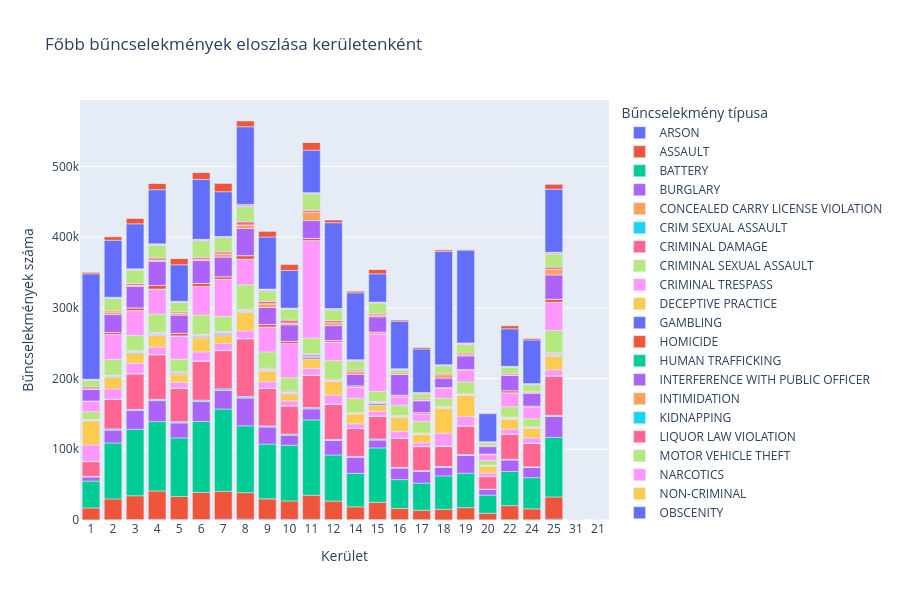

Write notebook code for a chart like this one.
### Code cell
fig = px.bar(district_crimes,
             x='District',
             y='count',
             color='Primary Type',
             title='Főbb bűncselekmények eloszlása kerületenként',
             labels={'District': 'Kerület', 'count': 'Bűncselekmények száma',
                     'Primary Type': 'Bűncselekmény típusa'},
             height=600)
fig.update_layout(xaxis_type='category')
fig.show()
fig.write_image("Images/EDA/crimes_by_district.svg")

### Figure 1 — Plotly figure (JSON) as saved in the notebook; plotly's stock layout.template omitted (floating-point values rounded to 4 significant figures)
{"data": [{"hovertemplate": "Bűncselekmény típusa=ARSON<br>Kerület=%{x}<br>Bűncselekmények száma=%{y}<extra></extra>", "legendgroup": "ARSON", "marker": {"color": "#636efa", "pattern": {"shape": ""}}, "name": "ARSON", "orientation": "v", "showlegend": true, "textposition": "auto", "x": [1.0, 2.0, 3.0, 4.0, 5.0, 6.0, 7.0, 8.0, 9.0, 10.0, 11.0, 12.0, 14.0, 15.0, 16.0, 17.0, 18.0, 19.0, 20.0, 22.0, 24.0, 25.0, 31.0], "xaxis": "x", "y": [154, 365, 604, 921, 809, 756, 1106, 1313, 1105, 902, 927, 609, 609, 688, 456, 458, 147, 331, 149, 395, 299, 1291, 2], "yaxis": "y", "type": "bar"}, {"hovertemplate": "Bűncselekmény típusa=ASSAULT<br>Kerület=%{x}<br>Bűncselekmények száma=%{y}<extra></extra>", "legendgroup": "ASSAULT", "marker": {"color": "#EF553B", "pattern": {"shape": ""}}, "name": "ASSAULT", "orientation": "v", "showlegend": true, "textposition": "auto", "x": [1.0, 2.0, 3.0, 4.0, 5.0, 6.0, 7.0, 8.0, 9.0, 10.0, 11.0, 12.0, 14.0, 15.0, 16.0, 17.0, 18.0, 19.0, 20.0, 22.0, 24.0, 25.0, 31.0], "xaxis": "x", "y": [16988, 29486, 33688, 40148, 32493, 38207, 39489, 37342, 28780, 26092, 34159, 26131, 18011, 24305, 15979, 13397, 15063, 17166, 9471, 19907, 15493, 31304, 20], "yaxis": "y", "type": "bar"}, {"hovertemplate": "Bűncselekmény típusa=BATTERY<br>Kerület=%{x}<br>Bűncselekmények száma=%{y}<extra></extra>", "legendgroup": "BATTERY", "marker": {"color": "#00cc96", "pattern": {"shape": ""}}, "name": "BATTERY", "orientation": "v", "showlegend": true, "textposition": "auto", "x": [1.0, 2.0, 3.0, 4.0, 5.0, 6.0, 7.0, 8.0, 9.0, 10.0, 11.0, 12.0, 14.0, 15.0, 16.0, 17.0, 18.0, 19.0, 20.0, 21.0, 22.0, 24.0, 25.0, 31.0], "xaxis": "x", "y": [37898, 79106, 93981, 98108, 82791, 100410, 116355, 94513, 77429, 78837, 106522, 65189, 47426, 76922, 40719, 38352, 47064, 48592, 25501, 2, 48328, 44064, 84344, 32], "yaxis": "y", "type": "bar"}, {"hovertemplate": "Bűncselekmény típusa=BURGLARY<br>Kerület=%{x}<br>Bűncselekmények száma=%{y}<extra></extra>", "legendgroup": "BURGLARY", "marker": {"color": "#ab63fa", "pattern": {"shape": ""}}, "name": "BURGLARY", "orientation": "v", "showlegend": true, "textposition": "auto", "x": [1.0, 2.0, 3.0, 4.0, 5.0, 6.0, 7.0, 8.0, 9.0, 10.0, 11.0, 12.0, 14.0, 15.0, 16.0, 17.0, 18.0, 19.0, 20.0, 22.0, 24.0, 25.0, 31.0], "xaxis": "x", "y": [5972, 18439, 26623, 29651, 21376, 28206, 26517, 39449, 24419, 14347, 15717, 20735, 22890, 11389, 16390, 16826, 12425, 25117, 8016, 16441, 14439, 29367, 3], "yaxis": "y", "type": "bar"}, {"hovertemplate": "Bűncselekmény típusa=CONCEALED CARRY LICENSE VIOLATION<br>Kerület=%{x}<br>Bűncselekmények száma=%{y}<extra></extra>", "legendgroup": "CONCEALED CARRY LICENSE VIOLATION", "marker": {"color": "#FFA15A", "pattern": {"shape": ""}}, "name": "CONCEALED CARRY LICENSE VIOLATION", "orientation": "v", "showlegend": true, "textposition": "auto", "x": [1.0, 2.0, 3.0, 4.0, 5.0, 6.0, 7.0, 8.0, 9.0, 10.0, 11.0, 12.0, 14.0, 15.0, 16.0, 17.0, 18.0, 19.0, 20.0, 22.0, 24.0, 25.0, 31.0], "xaxis": "x", "y": [62, 27, 44, 53, 60, 93, 132, 262, 44, 104, 65, 74, 25, 15, 359, 14, 43, 44, 5, 32, 10, 65, 1], "yaxis": "y", "type": "bar"}, {"hovertemplate": "Bűncselekmény típusa=CRIM SEXUAL ASSAULT<br>Kerület=%{x}<br>Bűncselekmények száma=%{y}<extra></extra>", "legendgroup": "CRIM SEXUAL ASSAULT", "marker": {"color": "#19d3f3", "pattern": {"shape": ""}}, "name": "CRIM SEXUAL ASSAULT", "orientation": "v", "showlegend": true, "textposition": "auto", "x": [1.0, 2.0, 3.0, 4.0, 5.0, 6.0, 7.0, 8.0, 9.0, 10.0, 11.0, 12.0, 14.0, 15.0, 16.0, 17.0, 18.0, 19.0, 20.0, 22.0, 24.0, 25.0, 31.0], "xaxis": "x", "y": [633, 1419, 1626, 1746, 1442, 1783, 1963, 1747, 1291, 1241, 1598, 1136, 965, 1270, 598, 777, 993, 1254, 528, 843, 840, 1594, 2], "yaxis": "y", "type": "bar"}, {"hovertemplate": "Bűncselekmény típusa=CRIMINAL DAMAGE<br>Kerület=%{x}<br>Bűncselekmények száma=%{y}<extra></extra>", "legendgroup": "CRIMINAL DAMAGE", "marker": {"color": "#FF6692", "pattern": {"shape": ""}}, "name": "CRIMINAL DAMAGE", "orientation": "v", "showlegend": true, "textposition": "auto", "x": [1.0, 2.0, 3.0, 4.0, 5.0, 6.0, 7.0, 8.0, 9.0, 10.0, 11.0, 12.0, 14.0, 15.0, 16.0, 17.0, 18.0, 19.0, 20.0, 22.0, 24.0, 25.0, 31.0], "xaxis": "x", "y": [20763, 41458, 49992, 62863, 47190, 55031, 53906, 81535, 53149, 39579, 45296, 49545, 39412, 32010, 40983, 33879, 28065, 40126, 17571, 35445, 33091, 55418, 35], "yaxis": "y", "type": "bar"}, {"hovertemplate": "Bűncselekmény típusa=CRIMINAL SEXUAL ASSAULT<br>Kerület=%{x}<br>Bűncselekmények száma=%{y}<extra></extra>", "legendgroup": "CRIMINAL SEXUAL ASSAULT", "marker": {"color": "#B6E880", "pattern": {"shape": ""}}, "name": "CRIMINAL SEXUAL ASSAULT", "orientation": "v", "showlegend": true, "textposition": "auto", "x": [1.0, 2.0, 3.0, 4.0, 5.0, 6.0, 7.0, 8.0, 9.0, 10.0, 11.0, 12.0, 14.0, 15.0, 16.0, 17.0, 18.0, 19.0, 20.0, 22.0, 24.0, 25.0], "xaxis": "x", "y": [512, 526, 554, 600, 412, 584, 550, 667, 457, 547, 677, 602, 327, 500, 316, 318, 965, 692, 336, 295, 406, 537], "yaxis": "y", "type": "bar"}, {"hovertemplate": "Bűncselekmény típusa=CRIMINAL TRESPASS<br>Kerület=%{x}<br>Bűncselekmények száma=%{y}<extra></extra>", "legendgroup": "CRIMINAL TRESPASS", "marker": {"color": "#FF97FF", "pattern": {"shape": ""}}, "name": "CRIMINAL TRESPASS", "orientation": "v", "showlegend": true, "textposition": "auto", "x": [1.0, 2.0, 3.0, 4.0, 5.0, 6.0, 7.0, 8.0, 9.0, 10.0, 11.0, 12.0, 14.0, 15.0, 16.0, 17.0, 18.0, 19.0, 20.0, 22.0, 24.0, 25.0, 31.0], "xaxis": "x", "y": [23104, 14586, 14436, 10271, 8105, 12628, 9590, 10629, 8965, 6837, 9388, 12533, 6304, 6487, 9173, 5139, 17948, 12862, 4867, 6626, 7398, 8424, 10], "yaxis": "y", "type": "bar"}, {"hovertemplate": "Bűncselekmény típusa=DECEPTIVE PRACTICE<br>Kerület=%{x}<br>Bűncselekmények száma=%{y}<extra></extra>", "legendgroup": "DECEPTIVE PRACTICE", "marker": {"color": "#FECB52", "pattern": {"shape": ""}}, "name": "DECEPTIVE PRACTICE", "orientation": "v", "showlegend": true, "textposition": "auto", "x": [1.0, 2.0, 3.0, 4.0, 5.0, 6.0, 7.0, 8.0, 9.0, 10.0, 11.0, 12.0, 14.0, 15.0, 16.0, 17.0, 18.0, 19.0, 20.0, 22.0, 24.0, 25.0, 31.0], "xaxis": "x", "y": [34261, 16325, 13900, 16708, 10774, 19875, 11448, 26178, 14849, 9385, 13522, 19326, 14200, 8917, 20902, 12033, 35879, 30772, 9988, 14509, 13799, 19465, 33], "yaxis": "y", "type": "bar"}, {"hovertemplate": "Bűncselekmény típusa=GAMBLING<br>Kerület=%{x}<br>Bűncselekmények száma=%{y}<extra></extra>", "legendgroup": "GAMBLING", "marker": {"color": "#636efa", "pattern": {"shape": ""}}, "name": "GAMBLING", "orientation": "v", "showlegend": true, "textposition": "auto", "x": [1.0, 2.0, 3.0, 4.0, 5.0, 6.0, 7.0, 8.0, 9.0, 10.0, 11.0, 12.0, 14.0, 15.0, 16.0, 17.0, 18.0, 19.0, 20.0, 22.0, 24.0, 25.0], "xaxis": "x", "y": [108, 819, 1076, 608, 607, 882, 1592, 733, 639, 932, 2091, 397, 124, 2080, 138, 192, 125, 157, 124, 347, 308, 584], "yaxis": "y", "type": "bar"}, {"hovertemplate": "Bűncselekmény típusa=HOMICIDE<br>Kerület=%{x}<br>Bűncselekmények száma=%{y}<extra></extra>", "legendgroup": "HOMICIDE", "marker": {"color": "#EF553B", "pattern": {"shape": ""}}, "name": "HOMICIDE", "orientation": "v", "showlegend": true, "textposition": "auto", "x": [1.0, 2.0, 3.0, 4.0, 5.0, 6.0, 7.0, 8.0, 9.0, 10.0, 11.0, 12.0, 14.0, 15.0, 16.0, 17.0, 18.0, 19.0, 20.0, 22.0, 24.0, 25.0], "xaxis": "x", "y": [170, 600, 946, 964, 921, 1141, 1229, 830, 879, 964, 1482, 549, 300, 867, 119, 202, 168, 177, 91, 466, 229, 655], "yaxis": "y", "type": "bar"}, {"hovertemplate": "Bűncselekmény típusa=HUMAN TRAFFICKING<br>Kerület=%{x}<br>Bűncselekmények száma=%{y}<extra></extra>", "legendgroup": "HUMAN TRAFFICKING", "marker": {"color": "#00cc96", "pattern": {"shape": ""}}, "name": "HUMAN TRAFFICKING", "orientation": "v", "showlegend": true, "textposition": "auto", "x": [1.0, 2.0, 3.0, 4.0, 5.0, 6.0, 7.0, 8.0, 9.0, 10.0, 11.0, 12.0, 14.0, 15.0, 16.0, 17.0, 18.0, 19.0, 22.0, 24.0, 25.0], "xaxis": "x", "y": [5, 9, 8, 6, 7, 12, 10, 3, 7, 8, 11, 9, 1, 10, 6, 5, 5, 1, 5, 1, 8], "yaxis": "y", "type": "bar"}, {"hovertemplate": "Bűncselekmény típusa=INTERFERENCE WITH PUBLIC OFFICER<br>Kerület=%{x}<br>Bűncselekmények száma=%{y}<extra></extra>", "legendgroup": "INTERFERENCE WITH PUBLIC OFFICER", "marker": {"color": "#ab63fa", "pattern": {"shape": ""}}, "name": "INTERFERENCE WITH PUBLIC OFFICER", "orientation": "v", "showlegend": true, "textposition": "auto", "x": [1.0, 2.0, 3.0, 4.0, 5.0, 6.0, 7.0, 8.0, 9.0, 10.0, 11.0, 12.0, 14.0, 15.0, 16.0, 17.0, 18.0, 19.0, 20.0, 22.0, 24.0, 25.0], "xaxis": "x", "y": [671, 693, 1103, 1192, 1345, 1558, 1785, 978, 1035, 899, 2161, 581, 435, 1173, 353, 325, 653, 446, 194, 650, 534, 1412], "yaxis": "y", "type": "bar"}, {"hovertemplate": "Bűncselekmény típusa=INTIMIDATION<br>Kerület=%{x}<br>Bűncselekmények száma=%{y}<extra></extra>", "legendgroup": "INTIMIDATION", "marker": {"color": "#FFA15A", "pattern": {"shape": ""}}, "name": "INTIMIDATION", "orientation": "v", "showlegend": true, "textposition": "auto", "x": [1.0, 2.0, 3.0, 4.0, 5.0, 6.0, 7.0, 8.0, 9.0, 10.0, 11.0, 12.0, 14.0, 15.0, 16.0, 17.0, 18.0, 19.0, 20.0, 22.0, 24.0, 25.0], "xaxis": "x", "y": [275, 222, 248, 322, 257, 250, 215, 330, 323, 296, 208, 278, 173, 151, 198, 174, 189, 228, 94, 183, 177, 297], "yaxis": "y", "type": "bar"}, {"hovertemplate": "Bűncselekmény típusa=KIDNAPPING<br>Kerület=%{x}<br>Bűncselekmények száma=%{y}<extra></extra>", "legendgroup": "KIDNAPPING", "marker": {"color": "#19d3f3", "pattern": {"shape": ""}}, "name": "KIDNAPPING", "orientation": "v", "showlegend": true, "textposition": "auto", "x": [1.0, 2.0, 3.0, 4.0, 5.0, 6.0, 7.0, 8.0, 9.0, 10.0, 11.0, 12.0, 14.0, 15.0, 16.0, 17.0, 18.0, 19.0, 20.0, 22.0, 24.0, 25.0, 31.0], "xaxis": "x", "y": [109, 293, 405, 614, 445, 522, 412, 633, 373, 253, 344, 193, 232, 265, 390, 242, 149, 188, 113, 554, 224, 534, 1], "yaxis": "y", "type": "bar"}, {"hovertemplate": "Bűncselekmény típusa=LIQUOR LAW VIOLATION<br>Kerület=%{x}<br>Bűncselekmények száma=%{y}<extra></extra>", "legendgroup": "LIQUOR LAW VIOLATION", "marker": {"color": "#FF6692", "pattern": {"shape": ""}}, "name": "LIQUOR LAW VIOLATION", "orientation": "v", "showlegend": true, "textposition": "auto", "x": [1.0, 2.0, 3.0, 4.0, 5.0, 6.0, 7.0, 8.0, 9.0, 10.0, 11.0, 12.0, 14.0, 15.0, 16.0, 17.0, 18.0, 19.0, 20.0, 22.0, 24.0, 25.0], "xaxis": "x", "y": [441, 305, 319, 698, 254, 433, 417, 847, 997, 1156, 487, 1175, 1014, 485, 750, 777, 1043, 1166, 483, 377, 675, 1078], "yaxis": "y", "type": "bar"}, {"hovertemplate": "Bűncselekmény típusa=MOTOR VEHICLE THEFT<br>Kerület=%{x}<br>Bűncselekmények száma=%{y}<extra></extra>", "legendgroup": "MOTOR VEHICLE THEFT", "marker": {"color": "#B6E880", "pattern": {"shape": ""}}, "name": "MOTOR VEHICLE THEFT", "orientation": "v", "showlegend": true, "textposition": "auto", "x": [1.0, 2.0, 3.0, 4.0, 5.0, 6.0, 7.0, 8.0, 9.0, 10.0, 11.0, 12.0, 14.0, 15.0, 16.0, 17.0, 18.0, 19.0, 20.0, 22.0, 24.0, 25.0, 31.0], "xaxis": "x", "y": [11007, 22489, 21493, 25795, 18308, 27503, 21262, 34566, 22907, 18743, 22787, 26682, 19676, 14324, 14313, 16225, 11237, 16107, 6549, 14872, 11197, 31627, 7], "yaxis": "y", "type": "bar"}, {"hovertemplate": "Bűncselekmény típusa=NARCOTICS<br>Kerület=%{x}<br>Bűncselekmények száma=%{y}<extra></extra>", "legendgroup": "NARCOTICS", "marker": {"color": "#FF97FF", "pattern": {"shape": ""}}, "name": "NARCOTICS", "orientation": "v", "showlegend": true, "textposition": "auto", "x": [1.0, 2.0, 3.0, 4.0, 5.0, 6.0, 7.0, 8.0, 9.0, 10.0, 11.0, 12.0, 14.0, 15.0, 16.0, 17.0, 18.0, 19.0, 20.0, 21.0, 22.0, 24.0, 25.0, 31.0], "xaxis": "x", "y": [14393, 35269, 35069, 35246, 32705, 40410, 52516, 36135, 35280, 48365, 137670, 25950, 15766, 81514, 12286, 10830, 14031, 16061, 8406, 1, 19603, 16026, 39765, 44], "yaxis": "y", "type": "bar"}, {"hovertemplate": "Bűncselekmény típusa=NON-CRIMINAL<br>Kerület=%{x}<br>Bűncselekmények száma=%{y}<extra></extra>", "legendgroup": "NON-CRIMINAL", "marker": {"color": "#FECB52", "pattern": {"shape": ""}}, "name": "NON-CRIMINAL", "orientation": "v", "showlegend": true, "textposition": "auto", "x": [1.0, 3.0, 4.0, 5.0, 8.0, 10.0, 12.0, 15.0, 16.0, 18.0, 22.0, 24.0, 25.0], "xaxis": "x", "y": [2, 1, 2, 3, 3, 2, 2, 1, 1, 3, 3, 1, 2], "yaxis": "y", "type": "bar"}, {"hovertemplate": "Bűncselekmény típusa=OBSCENITY<br>Kerület=%{x}<br>Bűncselekmények száma=%{y}<extra></extra>", "legendgroup": "OBSCENITY", "marker": {"color": "#636efa", "pattern": {"shape": ""}}, "name": "OBSCENITY", "orientation": "v", "showlegend": true, "textposition": "auto", "x": [1.0, 2.0, 3.0, 4.0, 5.0, 6.0, 7.0, 8.0, 9.0, 10.0, 11.0, 12.0, 14.0, 15.0, 16.0, 17.0, 18.0, 19.0, 20.0, 22.0, 24.0, 25.0], "xaxis": "x", "y": [37, 52, 37, 42, 24, 32, 26, 111, 65, 39, 38, 53, 35, 24, 63, 34, 27, 61, 18, 36, 45, 51], "yaxis": "y", "type": "bar"}, {"hovertemplate": "Bűncselekmény típusa=OFFENSE INVOLVING CHILDREN<br>Kerület=%{x}<br>Bűncselekmények száma=%{y}<extra></extra>", "legendgroup": "OFFENSE INVOLVING CHILDREN", "marker": {"color": "#EF553B", "pattern": {"shape": ""}}, "name": "OFFENSE INVOLVING CHILDREN", "orientation": "v", "showlegend": true, "textposition": "auto", "x": [1.0, 2.0, 3.0, 4.0, 5.0, 6.0, 7.0, 8.0, 9.0, 10.0, 11.0, 12.0, 14.0, 15.0, 16.0, 17.0, 18.0, 19.0, 20.0, 22.0, 24.0, 25.0, 31.0], "xaxis": "x", "y": [732, 2651, 3812, 5034, 3598, 4195, 3525, 5060, 3494, 3029, 3142, 2116, 1840, 2408, 2016, 1794, 885, 1218, 717, 2917, 1786, 4376, 14], "yaxis": "y", "type": "bar"}, {"hovertemplate": "Bűncselekmény típusa=OTHER NARCOTIC VIOLATION<br>Kerület=%{x}<br>Bűncselekmények száma=%{y}<extra></extra>", "legendgroup": "OTHER NARCOTIC VIOLATION", "marker": {"color": "#00cc96", "pattern": {"shape": ""}}, "name": "OTHER NARCOTIC VIOLATION", "orientation": "v", "showlegend": true, "textposition": "auto", "x": [1.0, 2.0, 3.0, 4.0, 5.0, 6.0, 7.0, 8.0, 9.0, 10.0, 11.0, 12.0, 14.0, 15.0, 16.0, 17.0, 18.0, 19.0, 20.0, 22.0, 24.0, 25.0], "xaxis": "x", "y": [22, 2, 3, 6, 1, 4, 1, 5, 1, 1, 5, 9, 14, 2, 14, 18, 11, 24, 4, 1, 6, 9], "yaxis": "y", "type": "bar"}, {"hovertemplate": "Bűncselekmény típusa=OTHER OFFENSE<br>Kerület=%{x}<br>Bűncselekmények száma=%{y}<extra></extra>", "legendgroup": "OTHER OFFENSE", "marker": {"color": "#ab63fa", "pattern": {"shape": ""}}, "name": "OTHER OFFENSE", "orientation": "v", "showlegend": true, "textposition": "auto", "x": [1.0, 2.0, 3.0, 4.0, 5.0, 6.0, 7.0, 8.0, 9.0, 10.0, 11.0, 12.0, 14.0, 15.0, 16.0, 17.0, 18.0, 19.0, 20.0, 22.0, 24.0, 25.0, 31.0], "xaxis": "x", "y": [16489, 25232, 30311, 34189, 25698, 32278, 27637, 38301, 23981, 23333, 25117, 20960, 16349, 21417, 29152, 16448, 13525, 19129, 10497, 21888, 18093, 34285, 14], "yaxis": "y", "type": "bar"}, {"hovertemplate": "Bűncselekmény típusa=PROSTITUTION<br>Kerület=%{x}<br>Bűncselekmények száma=%{y}<extra></extra>", "legendgroup": "PROSTITUTION", "marker": {"color": "#FFA15A", "pattern": {"shape": ""}}, "name": "PROSTITUTION", "orientation": "v", "showlegend": true, "textposition": "auto", "x": [1.0, 2.0, 3.0, 4.0, 5.0, 6.0, 7.0, 8.0, 9.0, 10.0, 11.0, 12.0, 14.0, 15.0, 16.0, 17.0, 18.0, 19.0, 20.0, 22.0, 24.0, 25.0], "xaxis": "x", "y": [692, 3939, 1497, 1647, 2806, 1706, 4487, 5050, 5210, 2512, 11489, 4037, 4309, 2842, 413, 984, 4945, 1985, 495, 234, 1256, 7869], "yaxis": "y", "type": "bar"}, {"hovertemplate": "Bűncselekmény típusa=PUBLIC INDECENCY<br>Kerület=%{x}<br>Bűncselekmények száma=%{y}<extra></extra>", "legendgroup": "PUBLIC INDECENCY", "marker": {"color": "#19d3f3", "pattern": {"shape": ""}}, "name": "PUBLIC INDECENCY", "orientation": "v", "showlegend": true, "textposition": "auto", "x": [1.0, 2.0, 3.0, 4.0, 5.0, 6.0, 7.0, 8.0, 9.0, 10.0, 11.0, 12.0, 14.0, 15.0, 16.0, 17.0, 18.0, 19.0, 20.0, 22.0, 24.0, 25.0], "xaxis": "x", "y": [28, 10, 6, 4, 7, 11, 8, 12, 14, 9, 7, 4, 10, 5, 5, 3, 27, 20, 3, 6, 8, 8], "yaxis": "y", "type": "bar"}, {"hovertemplate": "Bűncselekmény típusa=PUBLIC PEACE VIOLATION<br>Kerület=%{x}<br>Bűncselekmények száma=%{y}<extra></extra>", "legendgroup": "PUBLIC PEACE VIOLATION", "marker": {"color": "#FF6692", "pattern": {"shape": ""}}, "name": "PUBLIC PEACE VIOLATION", "orientation": "v", "showlegend": true, "textposition": "auto", "x": [1.0, 2.0, 3.0, 4.0, 5.0, 6.0, 7.0, 8.0, 9.0, 10.0, 11.0, 12.0, 14.0, 15.0, 16.0, 17.0, 18.0, 19.0, 20.0, 22.0, 24.0, 25.0, 31.0], "xaxis": "x", "y": [2579, 1652, 2515, 2991, 1976, 2698, 3006, 4528, 3544, 4220, 3012, 3035, 1804, 2155, 1733, 1692, 1943, 2224, 1302, 1680, 1208, 3231, 1], "yaxis": "y", "type": "bar"}, {"hovertemplate": "Bűncselekmény típusa=ROBBERY<br>Kerület=%{x}<br>Bűncselekmények száma=%{y}<extra></extra>", "legendgroup": "ROBBERY", "marker": {"color": "#B6E880", "pattern": {"shape": ""}}, "name": "ROBBERY", "orientation": "v", "showlegend": true, "textposition": "auto", "x": [1.0, 2.0, 3.0, 4.0, 5.0, 6.0, 7.0, 8.0, 9.0, 10.0, 11.0, 12.0, 14.0, 15.0, 16.0, 17.0, 18.0, 19.0, 20.0, 22.0, 24.0, 25.0, 31.0], "xaxis": "x", "y": [9361, 17296, 19159, 18094, 13245, 23728, 19991, 21461, 14974, 15212, 23260, 15032, 12764, 14715, 4345, 7454, 10418, 11948, 4223, 9435, 9648, 18516, 2], "yaxis": "y", "type": "bar"}, {"hovertemplate": "Bűncselekmény típusa=SEX OFFENSE<br>Kerület=%{x}<br>Bűncselekmények száma=%{y}<extra></extra>", "legendgroup": "SEX OFFENSE", "marker": {"color": "#FF97FF", "pattern": {"shape": ""}}, "name": "SEX OFFENSE", "orientation": "v", "showlegend": true, "textposition": "auto", "x": [1.0, 2.0, 3.0, 4.0, 5.0, 6.0, 7.0, 8.0, 9.0, 10.0, 11.0, 12.0, 14.0, 15.0, 16.0, 17.0, 18.0, 19.0, 20.0, 22.0, 24.0, 25.0, 31.0], "xaxis": "x", "y": [1314, 1365, 1430, 1657, 1290, 1554, 1569, 2677, 2064, 1596, 1363, 1769, 1462, 1055, 1452, 1494, 1412, 2033, 894, 1073, 1377, 2220, 4], "yaxis": "y", "type": "bar"}, {"hovertemplate": "Bűncselekmény típusa=STALKING<br>Kerület=%{x}<br>Bűncselekmények száma=%{y}<extra></extra>", "legendgroup": "STALKING", "marker": {"color": "#FECB52", "pattern": {"shape": ""}}, "name": "STALKING", "orientation": "v", "showlegend": true, "textposition": "auto", "x": [1.0, 2.0, 3.0, 4.0, 5.0, 6.0, 7.0, 8.0, 9.0, 10.0, 11.0, 12.0, 14.0, 15.0, 16.0, 17.0, 18.0, 19.0, 20.0, 22.0, 24.0, 25.0, 31.0], "xaxis": "x", "y": [290, 353, 319, 375, 283, 456, 248, 395, 259, 263, 282, 349, 222, 149, 281, 205, 270, 286, 126, 214, 214, 275, 1], "yaxis": "y", "type": "bar"}, {"hovertemplate": "Bűncselekmény típusa=THEFT<br>Kerület=%{x}<br>Bűncselekmények száma=%{y}<extra></extra>", "legendgroup": "THEFT", "marker": {"color": "#636efa", "pattern": {"shape": ""}}, "name": "THEFT", "orientation": "v", "showlegend": true, "textposition": "auto", "x": [1.0, 2.0, 3.0, 4.0, 5.0, 6.0, 7.0, 8.0, 9.0, 10.0, 11.0, 12.0, 14.0, 15.0, 16.0, 17.0, 18.0, 19.0, 20.0, 21.0, 22.0, 24.0, 25.0, 31.0], "xaxis": "x", "y": [148987, 80563, 63623, 76523, 51664, 84606, 63202, 109808, 73619, 53262, 60081, 121327, 94546, 39988, 67214, 61475, 159915, 131099, 39640, 1, 53020, 61693, 89239, 51], "yaxis": "y", "type": "bar"}, {"hovertemplate": "Bűncselekmény típusa=WEAPONS VIOLATION<br>Kerület=%{x}<br>Bűncselekmények száma=%{y}<extra></extra>", "legendgroup": "WEAPONS VIOLATION", "marker": {"color": "#EF553B", "pattern": {"shape": ""}}, "name": "WEAPONS VIOLATION", "orientation": "v", "showlegend": true, "textposition": "auto", "x": [1.0, 2.0, 3.0, 4.0, 5.0, 6.0, 7.0, 8.0, 9.0, 10.0, 11.0, 12.0, 14.0, 15.0, 16.0, 17.0, 18.0, 19.0, 20.0, 22.0, 24.0, 25.0], "xaxis": "x", "y": [2032, 5198, 7932, 9224, 8888, 9842, 12148, 8090, 7899, 8199, 10988, 3812, 2614, 6305, 1590, 1915, 2519, 1386, 702, 4223, 1920, 7214], "yaxis": "y", "type": "bar"}, {"hovertemplate": "Bűncselekmény típusa=RITUALISM<br>Kerület=%{x}<br>Bűncselekmények száma=%{y}<extra></extra>", "legendgroup": "RITUALISM", "marker": {"color": "#00cc96", "pattern": {"shape": ""}}, "name": "RITUALISM", "orientation": "v", "showlegend": true, "textposition": "auto", "x": [2.0, 3.0, 4.0, 5.0, 6.0, 7.0, 11.0, 14.0, 15.0, 18.0, 19.0, 25.0], "xaxis": "x", "y": [1, 1, 3, 3, 2, 2, 4, 1, 1, 2, 1, 3], "yaxis": "y", "type": "bar"}, {"hovertemplate": "Bűncselekmény típusa=DOMESTIC VIOLENCE<br>Kerület=%{x}<br>Bűncselekmények száma=%{y}<extra></extra>", "legendgroup": "DOMESTIC VIOLENCE", "marker": {"color": "#ab63fa", "pattern": {"shape": ""}}, "name": "DOMESTIC VIOLENCE", "orientation": "v", "showlegend": true, "textposition": "auto", "x": [4.0], "xaxis": "x", "y": [1], "yaxis": "y", "type": "bar"}], "layout": {"xaxis": {"anchor": "y", "domain": [0.0, 1.0], "title": {"text": "Kerület"}, "type": "category"}, "yaxis": {"anchor": "x", "domain": [0.0, 1.0], "title": {"text": "Bűncselekmények száma"}}, "legend": {"title": {"text": "Bűncselekmény típusa"}, "tracegroupgap": 0}, "title": {"text": "Főbb bűncselekmények eloszlása kerületenként"}, "barmode": "relative", "height": 600}}
